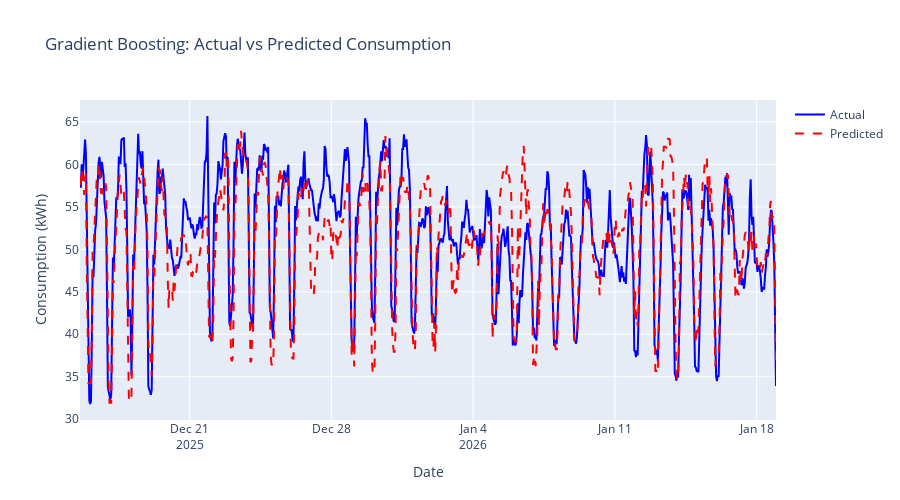

The notebook cell saved with this chart:
### Code cell
# Predictions vs Actual
y_pred_best = best_model.predict(X_test)

fig = go.Figure()

fig.add_trace(go.Scatter(
    x=test_df.index,
    y=y_test,
    mode='lines',
    name='Actual',
    line=dict(color='blue', width=2)
))

fig.add_trace(go.Scatter(
    x=test_df.index,
    y=y_pred_best,
    mode='lines',
    name='Predicted',
    line=dict(color='red', width=2, dash='dash')
))

fig.update_layout(
    title=f'{best_model_name}: Actual vs Predicted Consumption',
    xaxis_title='Date',
    yaxis_title='Consumption (kWh)',
    height=500,
    hovermode='x unified'
)

fig.show()

### Figure 1 — Plotly figure (JSON) as saved in the notebook; plotly's stock layout.template omitted (floating-point values rounded to 4 significant figures; data arrays with more than 128 entries replaced by an {"elided": "..."} marker saying what was removed)
{"data": [{"line": {"color": "blue", "width": 2}, "mode": "lines", "name": "Actual", "type": "scatter", "x": {"elided": "826 str values"}, "y": {"elided": "826 float values"}}, {"line": {"color": "red", "dash": "dash", "width": 2}, "mode": "lines", "name": "Predicted", "type": "scatter", "x": {"elided": "826 str values"}, "y": {"elided": "826 float values"}}], "layout": {"height": 500, "hovermode": "x unified", "title": {"text": "Gradient Boosting: Actual vs Predicted Consumption"}, "xaxis": {"title": {"text": "Date"}}, "yaxis": {"title": {"text": "Consumption (kWh)"}}}}
